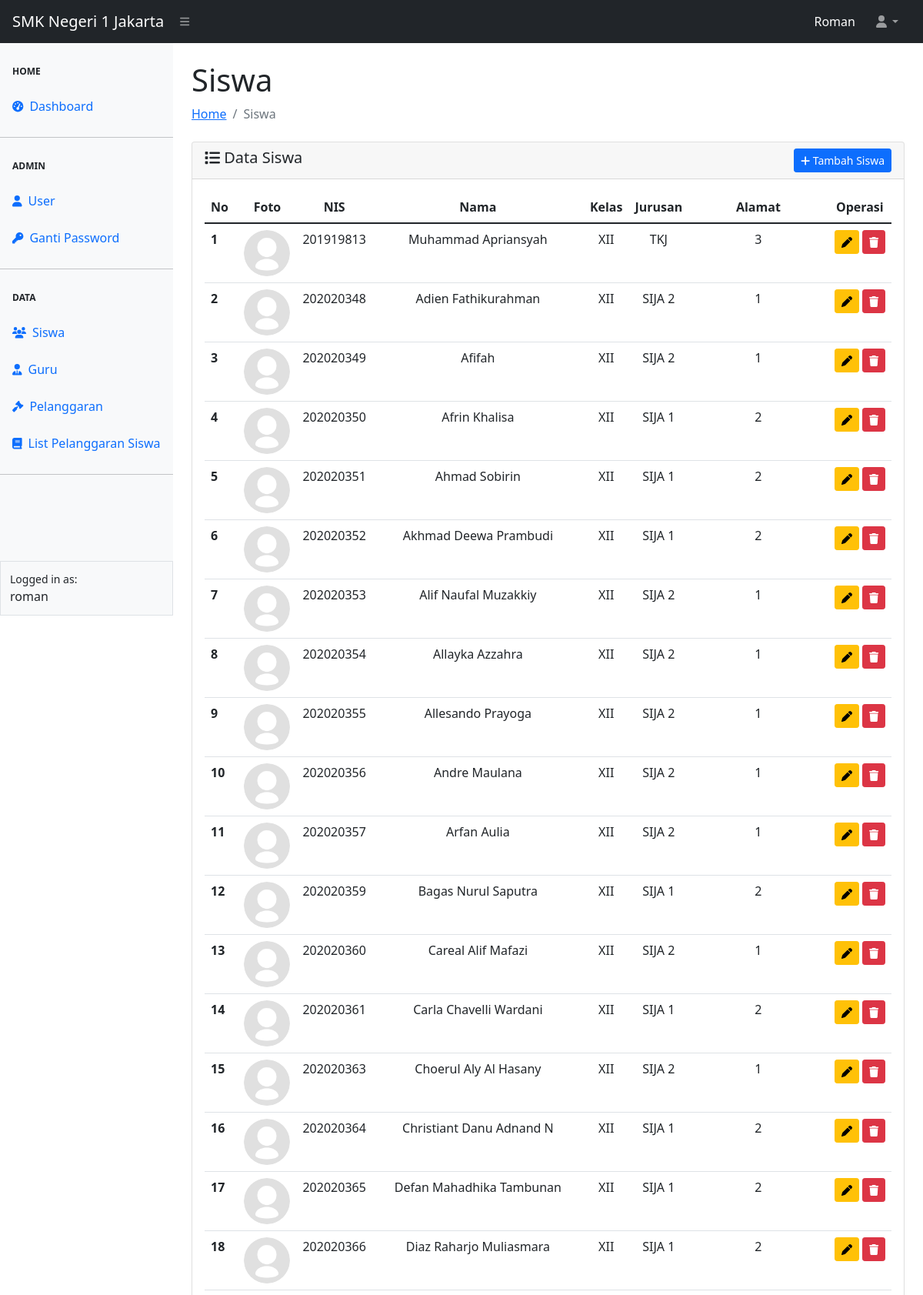
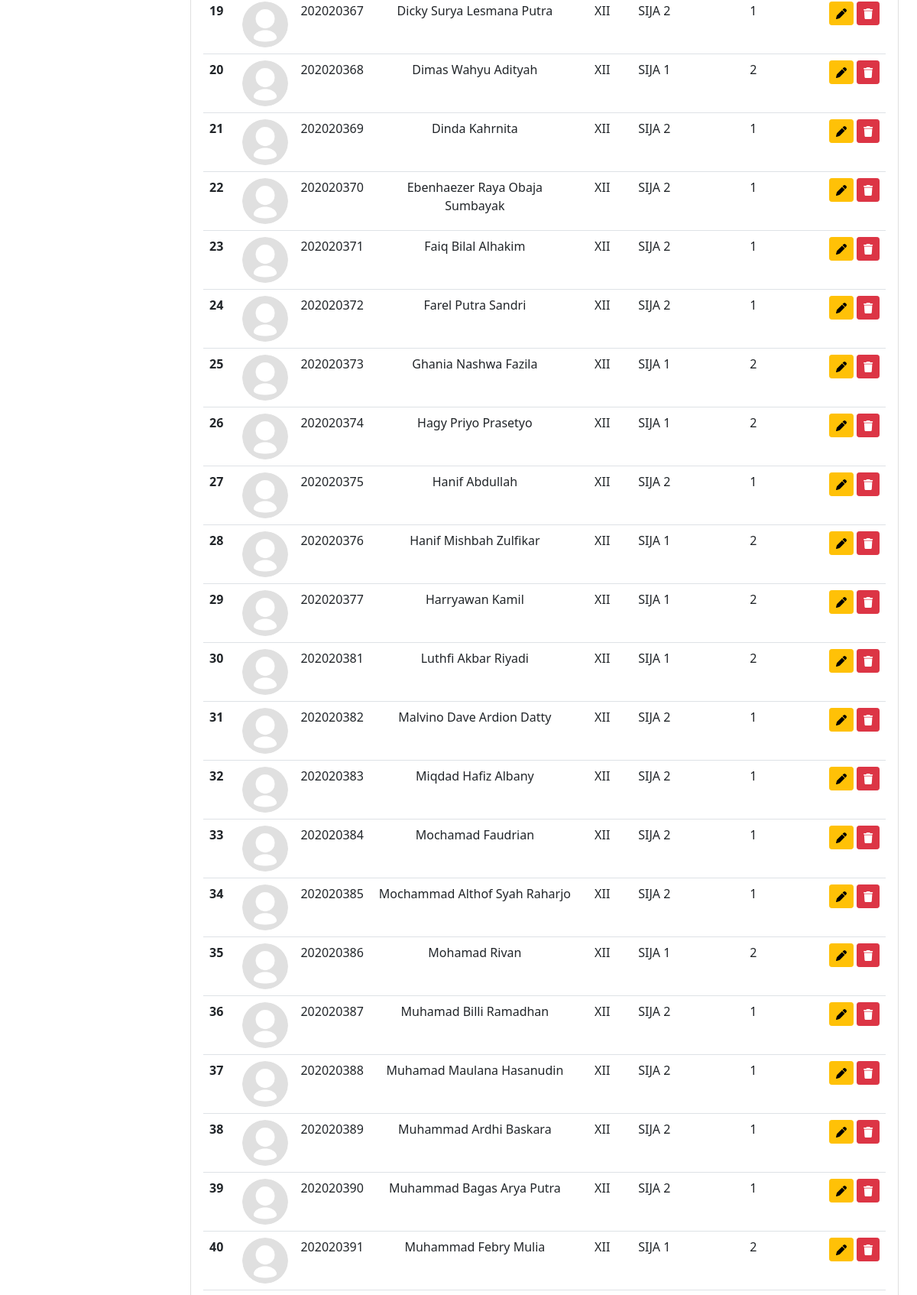
The page /siswa/siswa.php (signed in, upper part) on the database its author committed (2 pictures, top to bottom).
### tables this page shows
CREATE TABLE `tbl_siswa` (
  `nis` char(20) NOT NULL,
  `nama` varchar(100) NOT NULL,
  `alamat` varchar(256) NOT NULL,
  `kelas` varchar(4) NOT NULL,
  `jurusan` varchar(50) NOT NULL,
  `foto` varchar(50) NOT NULL
);

### config.php (called while the page is built, shortened)
<?php
$koneksi = mysqli_connect("localhost", "root", "", "smkn1");
$main_url = "http://localhost/smkn1/";
function getData($sql)
{
    global $koneksi;
    $result = mysqli_query($koneksi, $sql);
    $rows = [];
    while ($row = mysqli_fetch_assoc($result)) {
        $rows[] = $row;
    }
    return $rows;
}
function userLogin()
{
    $userActive = $_SESSION['ssUser'];
    $dataUser = getData("SELECT * FROM tbl_user WHERE username = '$userActive'")[0];
    return $dataUser;
}

### siswa/siswa.php (the view, shortened to what this page needs)
<?php
require_once "../config.php";
require_once "../template/header.php";
require_once "../template/navbar.php";
require_once "../template/sidebar.php";
?>
<?php
if (userLogin()['level'] != 2) {
    ?>
<div id="layoutSidenav_content">
    <main>
        <div class="container-fluid px-4">
            <h1 class="mt-4">Siswa</h1>
            <ol class="breadcrumb mb-4">
                <li class="breadcrumb-item"><a href="../index.php">Home</a></li>
                <li class="breadcrumb-item active">Siswa</li>
            </ol>
            <div class="card">
                <div class="card-header">
                    <span class="h5 my-2"><i class="fa-solid fa-list"></i> Data Siswa</span>
                    <a href="<?= $main_url ?>siswa/add-siswa.php" class="btn btn-sm btn-primary float-end"><i
                            class="fa-solid fa-plus"></i> Tambah Siswa</a>
                </div>
                <div class="card-body">
                    <table class="table table-hover" id="datatablesSimple">
                        <thead>
                            <tr>
                                <th scope="col">No</th>
                                <th scope="col">
                                    <center>Foto</center>
                                </th>
                                <th scope="col">
                                    <center>NIS</center>
                                </th>
                                <th scope="col">
                                    <center>Nama</center>
                                </th>
                                <th scope="col">
                                    <center>Kelas</center>
                                </th>
                                <th scope="col">
                                    <center>Jurusan</center>
                                </th>
                                <th scope="col">
                                    <center>Alamat</center>
                                </th>
                                <th scope="col">
                                    <center>Operasi</center>
                                </th>
                            </tr>
                        </thead>
                        <tbody>
                            <?php
                            $no = 1;
                            $querySiswa = mysqli_query($koneksi, "SELECT * FROM tbl_siswa");
                            while ($data = mysqli_fetch_array($querySiswa)) { ?>
                                <tr>
                                    <th scope="row">
                                        <?= $no++ ?>
                                    </th>
                                    <td>
                                    <center><img src="../asset/image/<?= $data['foto'] ?>" class="rounded-circle"
                                            alt="foto siswa" width="60px"></center>
                                        </td>
                                    <td>
                                    <center><?= $data['nis'] ?></center>
                                    </td>
                                    <td>
                                    <center><?= $data['nama'] ?></center>
                                    </td>
                                    <td>
                                    <center><?= $data['kelas'] ?></center>
                                    </td>
                                    <td>
                                    <center><?= $data['jurusan'] ?></center>
                                    </td>
                                    <td>
                                    <center><?= $data['alamat'] ?></center>
                                    </td>
                                    <td>
                                        <a href="edit-siswa.php?nis=<?= $data['nis'] ?>" class="btn btn-sm btn-warning"
                                            title="Update Siswa"><i class="fa-solid fa-pen"></i></a>
                                        <a href="hapus-siswa.php?nis=<?= $data['nis'] ?>&foto=<?= $data['foto'] ?>"
                                            class="btn btn-sm btn-danger" title="Hapus Siswa"
                                            onclick="return confirm('Anda yakin akan menghapus data ini ?')"><i
                                                class="fa-solid fa-trash"></i></a>
                                    </td>
                                </tr>
                            <?php } ?>
                        </tbody>
                    </table>
                </div>
            </div>
        </div>
    </main>
<?php } ?>
    <?php
    require_once "../template/footer.php";
    ?>

### rows shown on the page
tbl_siswa: foto (placeholder picture), nis "201919813", nama "Muhammad Apriansyah", kelas "XII", jurusan "TKJ", alamat "3"
tbl_siswa: foto (placeholder picture), nis "202020348", nama "Adien Fathikurahman", kelas "XII", jurusan "SIJA 2", alamat "1"
tbl_siswa: foto (placeholder picture), nis "202020349", nama "Afifah", kelas "XII", jurusan "SIJA 2", alamat "1"
tbl_siswa: foto (placeholder picture), nis "202020350", nama "Afrin Khalisa", kelas "XII", jurusan "SIJA 1", alamat "2"
tbl_siswa: foto (placeholder picture), nis "202020351", nama "Ahmad Sobirin", kelas "XII", jurusan "SIJA 1", alamat "2"
tbl_siswa: foto (placeholder picture), nis "202020352", nama "Akhmad Deewa Prambudi", kelas "XII", jurusan "SIJA 1", alamat "2"
tbl_siswa: foto (placeholder picture), nis "202020353", nama "Alif Naufal Muzakkiy", kelas "XII", jurusan "SIJA 2", alamat "1"
tbl_siswa: foto (placeholder picture), nis "202020354", nama "Allayka Azzahra", kelas "XII", jurusan "SIJA 2", alamat "1"
tbl_siswa: foto (placeholder picture), nis "202020355", nama "Allesando Prayoga", kelas "XII", jurusan "SIJA 2", alamat "1"
tbl_siswa: foto (placeholder picture), nis "202020356", nama "Andre Maulana", kelas "XII", jurusan "SIJA 2", alamat "1"
tbl_siswa: foto (placeholder picture), nis "202020357", nama "Arfan Aulia", kelas "XII", jurusan "SIJA 2", alamat "1"
tbl_siswa: foto (placeholder picture), nis "202020359", nama "Bagas Nurul Saputra", kelas "XII", jurusan "SIJA 1", alamat "2"
tbl_siswa: foto (placeholder picture), nis "202020360", nama "Careal Alif Mafazi", kelas "XII", jurusan "SIJA 2", alamat "1"
tbl_siswa: foto (placeholder picture), nis "202020361", nama "Carla Chavelli Wardani", kelas "XII", jurusan "SIJA 1", alamat "2"
tbl_siswa: foto (placeholder picture), nis "202020363", nama "Choerul Aly Al Hasany", kelas "XII", jurusan "SIJA 2", alamat "1"
tbl_siswa: foto (placeholder picture), nis "202020364", nama "Christiant Danu Adnand N", kelas "XII", jurusan "SIJA 1", alamat "2"
tbl_siswa: foto (placeholder picture), nis "202020365", nama "Defan Mahadhika Tambunan", kelas "XII", jurusan "SIJA 1", alamat "2"
tbl_siswa: foto (placeholder picture), nis "202020366", nama "Diaz Raharjo Muliasmara", kelas "XII", jurusan "SIJA 1", alamat "2"
tbl_siswa: foto (placeholder picture), nis "202020367", nama "Dicky Surya Lesmana Putra", kelas "XII", jurusan "SIJA 2", alamat "1"
tbl_siswa: foto (placeholder picture), nis "202020368", nama "Dimas Wahyu Adityah", kelas "XII", jurusan "SIJA 1", alamat "2"
tbl_siswa: foto (placeholder picture), nis "202020369", nama "Dinda Kahrnita", kelas "XII", jurusan "SIJA 2", alamat "1"
tbl_siswa: foto (placeholder picture), nis "202020370", nama "Ebenhaezer Raya Obaja Sumbayak", kelas "XII", jurusan "SIJA 2", alamat "1"
tbl_siswa: foto (placeholder picture), nis "202020371", nama "Faiq Bilal Alhakim", kelas "XII", jurusan "SIJA 2", alamat "1"
tbl_siswa: foto (placeholder picture), nis "202020372", nama "Farel Putra Sandri", kelas "XII", jurusan "SIJA 2", alamat "1"
tbl_siswa: foto (placeholder picture), nis "202020373", nama "Ghania Nashwa Fazila", kelas "XII", jurusan "SIJA 1", alamat "2"
tbl_siswa: foto (placeholder picture), nis "202020374", nama "Hagy Priyo Prasetyo", kelas "XII", jurusan "SIJA 1", alamat "2"
tbl_siswa: foto (placeholder picture), nis "202020375", nama "Hanif Abdullah", kelas "XII", jurusan "SIJA 2", alamat "1"
tbl_siswa: foto (placeholder picture), nis "202020376", nama "Hanif Mishbah Zulfikar", kelas "XII", jurusan "SIJA 1", alamat "2"
tbl_siswa: foto (placeholder picture), nis "202020377", nama "Harryawan Kamil", kelas "XII", jurusan "SIJA 1", alamat "2"
tbl_siswa: foto (placeholder picture), nis "202020381", nama "Luthfi Akbar Riyadi", kelas "XII", jurusan "SIJA 1", alamat "2"
tbl_siswa: foto (placeholder picture), nis "202020382", nama "Malvino Dave Ardion Datty", kelas "XII", jurusan "SIJA 2", alamat "1"
tbl_siswa: foto (placeholder picture), nis "202020383", nama "Miqdad Hafiz Albany", kelas "XII", jurusan "SIJA 2", alamat "1"
tbl_siswa: foto (placeholder picture), nis "202020384", nama "Mochamad Faudrian", kelas "XII", jurusan "SIJA 2", alamat "1"
tbl_siswa: foto (placeholder picture), nis "202020385", nama "Mochammad Althof Syah Raharjo", kelas "XII", jurusan "SIJA 2", alamat "1"
tbl_siswa: foto (placeholder picture), nis "202020386", nama "Mohamad Rivan", kelas "XII", jurusan "SIJA 1", alamat "2"
tbl_siswa: foto (placeholder picture), nis "202020387", nama "Muhamad Billi Ramadhan", kelas "XII", jurusan "SIJA 2", alamat "1"
tbl_siswa: foto (placeholder picture), nis "202020388", nama "Muhamad Maulana Hasanudin", kelas "XII", jurusan "SIJA 2", alamat "1"
tbl_siswa: foto (placeholder picture), nis "202020389", nama "Muhammad Ardhi Baskara", kelas "XII", jurusan "SIJA 2", alamat "1"
tbl_siswa: foto (placeholder picture), nis "202020390", nama "Muhammad Bagas Arya Putra", kelas "XII", jurusan "SIJA 2", alamat "1"
tbl_siswa: foto (placeholder picture), nis "202020391", nama "Muhammad Febry Mulia", kelas "XII", jurusan "SIJA 1", alamat "2"

### other values the page prints
$_SESSION["ssUser"] "Roman"
$_SESSION["ssUser"] "roman"
